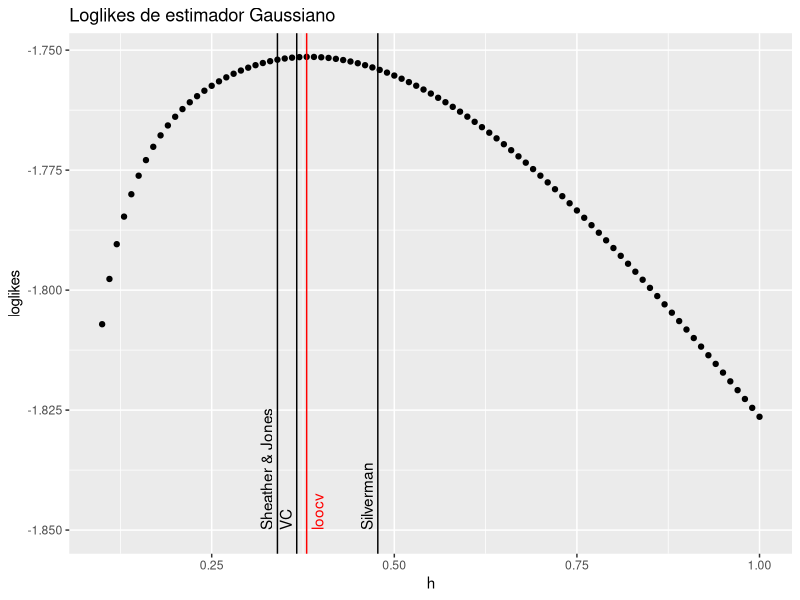
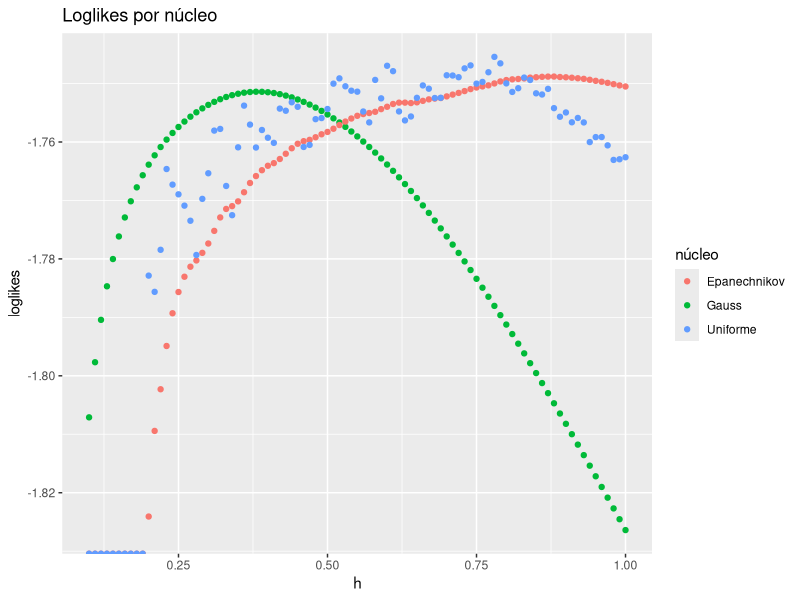
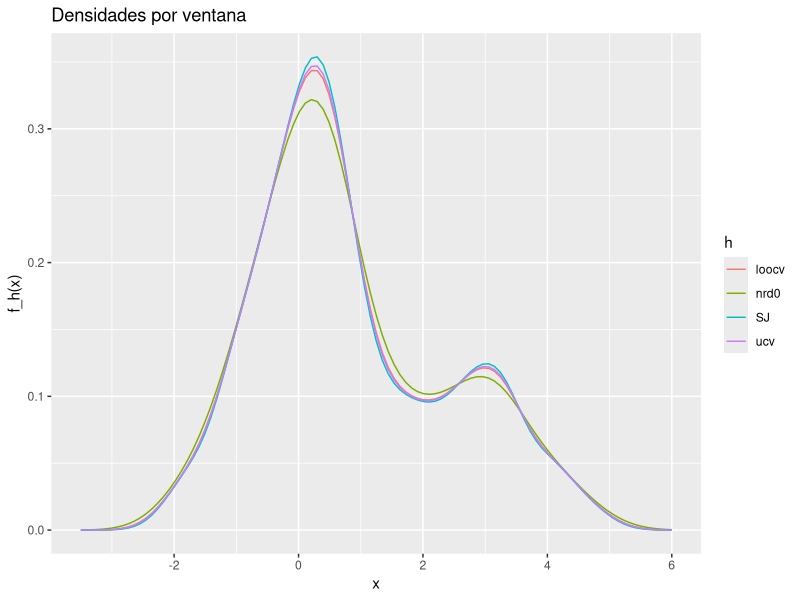
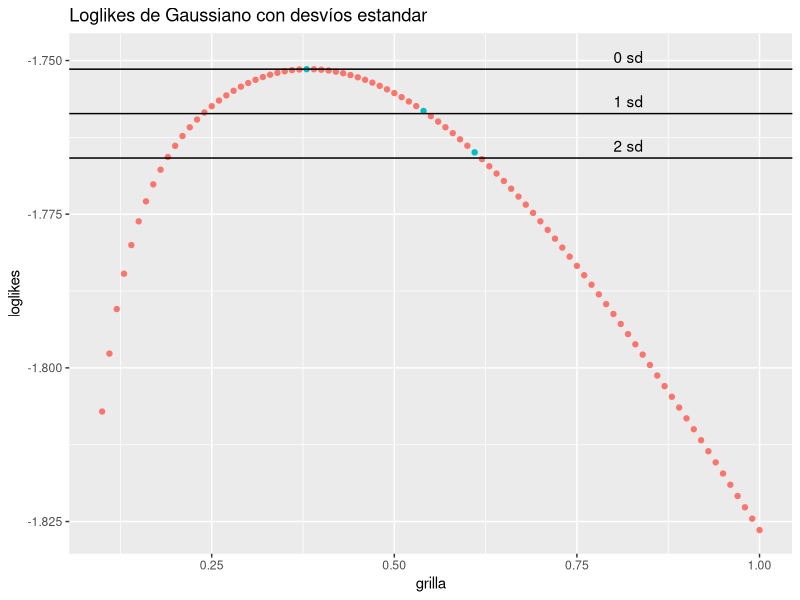

The R script that drew these images, in order:
## ---- chunk 1
knitr::opts_chunk$set(echo = TRUE)
## ---- chunk 2
muestra <- function(seed, n=200) {
  set.seed(1234)
  binoms <- rbinom(n, size=1, p=0.75)
  return (
    binoms * rnorm(n, mean=0, sd=1)
    + (1 - binoms) * rnorm(n, mean=3.25, sd=sqrt(0.5))
  )
}
## ---- chunk 3
bw.loocv = function(x, grilla.h = NA, K = dnorm) {
  n <- length(x)
  if (any(is.na(grilla.h))) {
    silverman <- bw.nrd0(x)
    grilla.h <- seq(silverman * 10^(-2), silverman * 10^2, length.out = 100)
  }
  f = matrix(NA, n, length(grilla.h))
  for (i in 1:n) {
    for (h in 1:length(grilla.h)) {
      f[i, h] = sum(K((x[i] - x) / grilla.h[h]))
      f[i,h] <- f[i,h] - K(0)
      f[i,h] <- f[i,h] /  ((n-1)*grilla.h[h])
    }
  }
  loglikes = colMeans(log(f))
  return(list("h.CV" = grilla.h[which.max(loglikes)], "grilla.h" = grilla.h, "loglikes" = loglikes))
}
## ---- chunk 4
x = muestra(1234)

unigauss = bw.loocv(x, seq(0.1, 1, 0.01))
epanechnikov = bw.loocv(x, seq(0.1, 1, 0.01), function(y) ifelse(abs(y) <= 1, 3/4*(1-y^2), 0))
uniforme = bw.loocv(x, seq(0.1, 1, 0.01), function(y) ifelse(abs(y) <= 1, 1/2, 0))

data <- data.frame(grilla = unigauss$grilla.h,
                   gauss = unigauss$loglikes,
                   epanechnikov = epanechnikov$loglikes,
                   uniforme = uniforme$loglikes)
colnames(data) <- c('grilla', 'gauss', 'epanechnikov', 'uniforme')
head(data)
## ---- chunk 5
library("ggplot2")
ggplot(data) + geom_point(aes(grilla, gauss)) +
  geom_vline(aes(xintercept = unigauss$h.CV), color = 'red') +
  geom_vline(aes(xintercept = bw.nrd0(x))) +
  geom_vline(aes(xintercept = bw.SJ(x))) +
  geom_vline(aes(xintercept = bw.ucv(x))) + labs(x = 'h', y = 'loglikes') +
  annotate("text", x=unigauss$h.CV+0.015, y=-1.85, label="loocv", angle=90, color = 'red', hjust=0) +
  annotate("text", x=bw.nrd0(x)-0.015, y=-1.85, label="Silverman", angle=90, hjust=0) +
  annotate("text", x=bw.SJ(x)-0.015, y=-1.85, label="Sheather & Jones", angle=90, hjust=0) +
  annotate("text", x=bw.ucv(x)-0.015, y=-1.85, label="VC", angle=90, hjust=0) +
  ggtitle("Loglikes de estimador Gaussiano")
## ---- chunk 6
ggplot(data) + geom_point(aes(grilla, gauss, color = 'Gauss')) +
  geom_point(aes(grilla, epanechnikov, color = 'Epanechnikov')) +
  geom_point(aes(grilla, uniforme, color = 'Uniforme')) +
  labs(color='núcleo', x) + ylab("loglikes") + xlab("h") + ggtitle("Loglikes por núcleo")
## ---- chunk 7
h_loocv = unigauss[[1]]
h_nrd0 = bw.nrd0(x)
h_SJ = bw.SJ(x)
h_ucv = bw.ucv(x)

f_h <- function(y, h) {
  suma <- 0
  for (xi in x) {
    suma <- suma + dnorm((y - xi) / h)
  }
  return(suma/(length(x)*h))
}

# f_h <- function(y, h) return(sum(dnorm((y-x)/h))/(length(x)*h))
# es mucho mas lindo pero ggplot no comulga

ggplot() +
  geom_function(fun = function(x) return(f_h(x, h_loocv)), aes(color = 'loocv')) +
  geom_function(fun = function(x) return(f_h(x, h_nrd0)), aes(color = 'nrd0')) +
  geom_function(fun = function(x) return(f_h(x, h_SJ)), aes(color = 'SJ')) +
  geom_function(fun = function(x) return(f_h(x, h_ucv)), aes(color = 'ucv')) +
  xlim(-3.5,6) + labs(color='h', x) + xlab("x") + ylab("f_h(x)") + ggtitle("Densidades por ventana")
## ---- chunk 8
bw.loocv_se = function(x, grilla.h = NA,n.se, K = dnorm) {
  n <- length(x)
  if (any(is.na(grilla.h))) {
    silverman <- bw.nrd0(x)
    grilla.h <- seq(silverman * 10^(-2), silverman * 10^2, length.out = 100)
  }
  f = matrix(NA, n, length(grilla.h))
  for (i in 1:n) {
    for (h in 1:length(grilla.h)) {
    f[i, h] = sum(K((x[i] - x) / grilla.h[h]))
    f[i,h] <- f[i,h] - K(0)
    f[i,h] <- f[i,h] /  ((n-1)*grilla.h[h])
    }
  }
  loglikes = colMeans(log(f))
  h.CV <- grilla.h[which.max(loglikes)]
  loglikes.se <- apply(f, 2, sd)
  SEh.cv <- loglikes.se[which.max(loglikes)]
  h.nSE <- NA
  for (i in 1:length(grilla.h)) {
    bool <- loglikes[length(grilla.h)+1-i] >= max(loglikes) - n.se*SEh.cv/sqrt(n)
    if (bool) {
      h.nSE <- grilla.h[length(grilla.h)+1-i]
      break
    } 
  }
  return(list("h.CV" = h.CV, "grilla.h" = grilla.h, "loglikes" = loglikes, "loglikes.se" = loglikes.se, "h.nSE" = h.nSE, "SEh.cv" = SEh.cv))
}
## ---- chunk 9
unigaussSE0 <- bw.loocv_se(x, seq(0.1, 1, 0.01), 0)
unigaussSE1 <- bw.loocv_se(x, seq(0.1, 1, 0.01), 1)
unigaussSE2 <- bw.loocv_se(x, seq(0.1, 1, 0.01), 2)

SE0 <- unigaussSE0$loglikes[which(unigaussSE0$grilla.h == unigaussSE0$h.CV)]
SE1 <- unigaussSE1$loglikes[which(unigaussSE1$grilla.h == unigaussSE1$h.CV)]  - unigaussSE1$SEh.cv/sqrt(length(x))
SE2 <- unigaussSE2$loglikes[which(unigaussSE2$grilla.h == unigaussSE2$h.CV)]  - 2*unigaussSE2$SEh.cv/sqrt(length(x))

ggplot(data) + geom_point(aes(grilla, gauss, color = grilla == unigaussSE0$h.nSE | grilla == unigaussSE1$h.nSE | grilla == unigaussSE2$h.nSE)) +
  geom_hline(aes(yintercept = SE0)) +
  geom_hline(aes(yintercept = SE1)) +
  geom_hline(aes(yintercept = SE2)) +
  annotate("text", x=0.8, y=SE0 + 0.002, label="0 sd", hjust=0) +
  annotate("text", x=0.8, y=SE1 + 0.002, label="1 sd", hjust=0) +
  annotate("text", x=0.8, y=SE2 + 0.002, label="2 sd", hjust=0) +
  theme(legend.position = "none") + ggtitle("Loglikes de Gaussiano con desvíos estandar") + ylab("loglikes")
